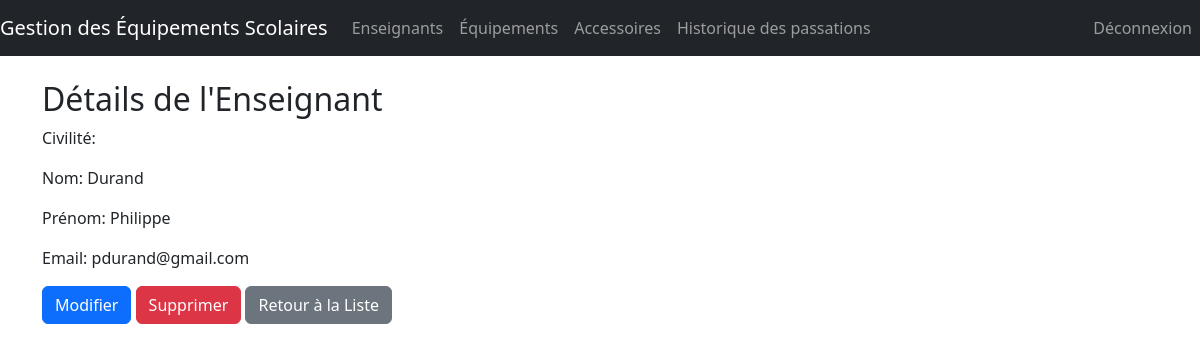
The app's page /teachers/7/ (signed in) with its own data.
### mini_projet_equipement/models.py (models this page shows, shortened)
class Teacher(AbstractBaseUser, PermissionsMixin):
    civility = models.CharField(max_length=10)
    equipment = models.ManyToManyField(Equipment, related_name='teachers', through='HolderHistory',
                                       through_fields=('new_holder', 'equipment'))
    user_permissions = models.ManyToManyField(
        Permission,
        verbose_name='user permissions',
        blank=True,
        related_name='teachers_user_permissions',
        help_text='Specific permissions for this teacher.',
    )
    groups = models.ManyToManyField(Group, verbose_name='groups', blank=True, related_name='teacher_groups')
    email = models.EmailField(unique=True)
    first_name = models.CharField(max_length=30)
    last_name = models.CharField(max_length=30)
    is_active = models.BooleanField(default=True)
    is_staff = models.BooleanField(default=False)
    objects = TeacherManager()
    USERNAME_FIELD = 'email'
    REQUIRED_FIELDS = ['first_name', 'last_name', 'civility']

### mini_projet_equipement/views.py (the view)
# urls.py: path('teachers/<int:pk>/', views.teacher_detail, name='teacher_detail'),
@login_required
def teacher_detail(request, pk):
    teacher = get_object_or_404(Teacher, pk=pk)
    return render(request, 'teacher/teacher_detail.html', {'teacher': teacher})

### templates/teacher/teacher_detail.html
{% extends 'master.html' %}
{% block content %}
  <h2>Détails de l'Enseignant</h2>
  <p>Civilité: {{ teacher.get_civility_display }}</p>
  <p>Nom: {{ teacher.last_name }}</p>
  <p>Prénom: {{ teacher.first_name }}</p>
  <p>Email: {{ teacher.email }}</p>
  <a href="{% url 'teacher_update' teacher.pk %}" class="btn btn-primary">Modifier</a>
  <a href="{% url 'teacher_delete' teacher.pk %}" class="btn btn-danger">Supprimer</a>
  <a href="{% url 'teacher_list' %}" class="btn btn-secondary">Retour à la Liste</a>
{% endblock %}

### records on screen
Teacher: last_name "Durand", first_name "Philippe", email "pdurand@gmail.com"
